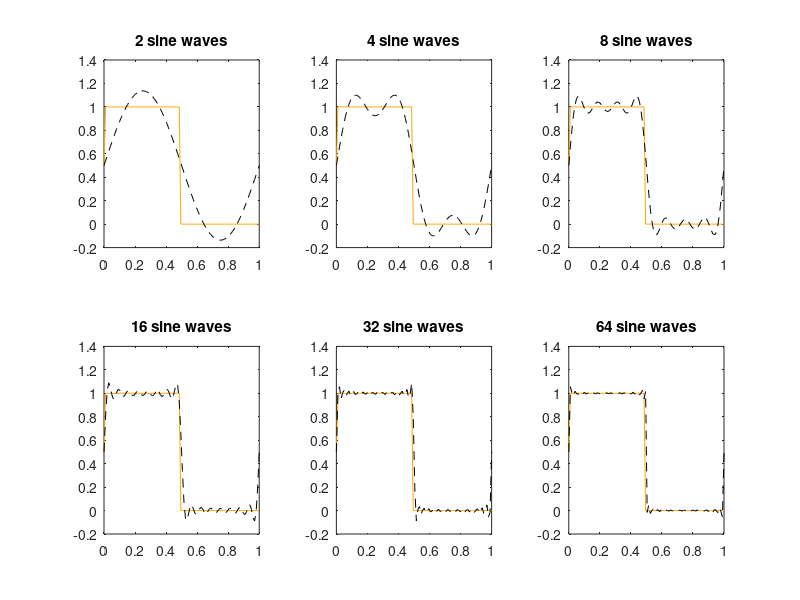

Source code (MATLAB): (Note: this script raises an error after producing the figure.)
% Fourier demo

%% Summing sine waves
% Combinations of sine and cosine waves can model arbitrary signals (the more frequencies considered, the more 
% accurate the approximation of the signal)
n = 100;
x = linspace(0, 1, n);

% Define squarewave
y = ones(1, n) * 0.5;
y(2:50) = 1;
y(50:end) = 0;

disp('Approximating a square wave');
figure;
n_ = 6;
Ns = round(logspace(log10(2), log10(64), 6));
for idx = 1:n_
    N = Ns(idx)
    f = ones(1, 100) * 0.5;
    for i = 1:2:N
        a = 2 / pi / i;
        f = f + a * sin(2 * pi * i * x);
    end
    
    subplot(2, 3, idx);
    plot(x, y, 'Color', [1, 0.647, 0]); % orange
    hold on;
    plot(x, f, '--', 'Color', 'k');
    title(sprintf('%0.0f sine waves', N));
end
tight_layout();

%% Taking Fourier transform 
figure;

% Generate and plot simple frequency signal
T = 5.0; % define time of interval, for simplicity 1 second, but this will work with other (integer) durations
fs = 1000; % Sampling frequency
N = fs * T; % number of points (frequency * time)

signal_freq = [6, 28];
values = [2, 6.2];
t = linspace(0, 1, N) * T;
f = zeros(1, length(t));
for k = 1:length(signal_freq)
    f = f + sin(2 * pi * signal_freq(k) * t) * values(k);
end
% Add noise
f = f + randn(size(f));
subplot(2, 1, 1);
plot(t, f);
xlabel('Time (s)');

% Show Fourier transform
p_orig = abs(fft(f)) / (N / 2); % absolute value of the fft 
p = p_orig(1:ceil(N/2)); % take the power of positive freq. half 
freq = (0:(N/2-1)) / T; % find the corresponding frequency in Hz 
subplot(2, 1, 2);
plot(freq, p, '.-');
xlim([0 30]);
xticks(0:30);
grid on;
xlabel('Frequency (cycles / second)');

%% Many shapes of signals for one-dimensional Fourier transforms
max_freq = 20; % For fft frequency plots

N = 500; % samples in signal
T = 2.0; % seconds
t = linspace(0, 1, N) * T; % define time in seconds 
signals = cell(1, 5);

% Simple frequency
tmp = sin(2 * pi * 10 * t) + 2.3 * sin(2 * pi * 2 * t);
signals{1} = tmp;

% Simple frequency + noise
noise_std = 1.5;
signals{2} = signals{1} + randn(size(signals{1})) * noise_std;

% Square wave
tmp = zeros(size(signals{1}));
st = floor(N * 0.333) + 1;
fin = ceil(N * 0.666);
middle_third_n = fin - st + 1;
tmp(st:fin) = 1;
signals{3} = tmp;

% Ramp
tmp = zeros(size(signals{1}));
tmp(st:fin) = linspace(0, 1, middle_third_n);
signals{4} = tmp;

% Triangle
tmp = zeros(size(signals{1}));
tmp(st:fin) = [linspace(0, 1, floor(middle_third_n/2)), linspace(1, 0, ceil(middle_third_n/2))];
signals{5} = tmp;

ylims = {[-5, 5], [-5, 5], [-1, 2], [-1, 2], [-1, 2]}; % y limits for the signals
figure;
sgtitle('1-D Fourier Transforms', 'FontSize', 16);
do_title = true;
tick_ct = 0;

for idx = 1:length(signals)
    signal = signals{idx};
    ff = abs(fft(signal)) / (N / 2); % absolute value of the fft 
    p = ff(1:ceil(N/2)).^2; % take the power of positive freq. half 
    freq = (0:ceil(N/2)-1) / T; % find the corresponding frequency in Hz 
    
    subplot(5, 2, (idx-1)*2 + 1);
    plot(t, signal);
    ylim(ylims{idx});
    if do_title
        title('Original signal');
        do_title = false;
    end
    
    % Fourier transform
    subplot(5, 2, (idx-1)*2 + 2);
    frequency_cutoff = sum(freq <= max_freq);
    plot(freq(1:frequency_cutoff), ff(1:frequency_cutoff), '.-');
    grid on;
    xlabel('Frequency (Hz)');
    if tick_ct < 5
        set(gca, 'XTickLabel', []);
    else
        xlabel('Frequency (Hz)');
    end
    tick_ct = tick_ct + 1;
end
